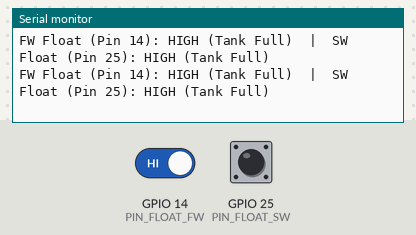
The sketch below on a simulated ESP32. Shown: the last lines printed to the serial monitor. The inputs (shaded band) are chosen by the test bench; at power-on: GPIO 14 (PIN_FLOAT_FW) HIGH, GPIO 25 (PIN_FLOAT_SW) HIGH.

Above: at 1.8 s.
1.9 s: GPIO 14 (PIN_FLOAT_FW) driven LOW
At 2.4 s:
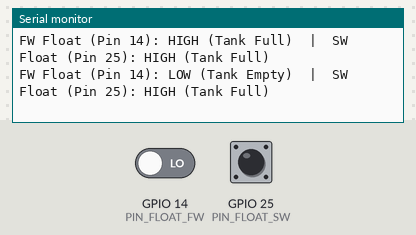
4.0 s: GPIO 25 (PIN_FLOAT_SW) pulled LOW for 0.6 s
At 4.4 s:
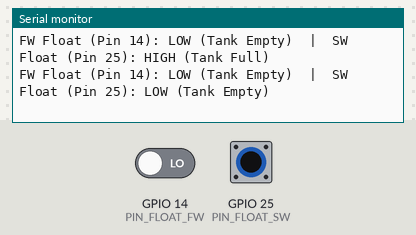
6.1 s: GPIO 14 (PIN_FLOAT_FW) driven HIGH and GPIO 25 (PIN_FLOAT_SW) driven LOW
At 6.9 s:
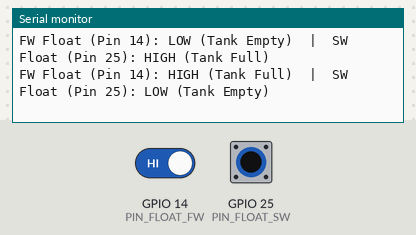

Measured:
- after the input at 1.9 s, the serial monitor: prints a new line after 0.11 s (image 1)
- after the input at 4.0 s, the serial monitor: prints a new line at once (image 2)
- after the input at 6.1 s, the serial monitor: prints a new line after 0.42 s (image 3)

The sketch:

test_floats.ino
```cpp
// Test Float Switches on GPIO 14 and 25
// Uses internal pull-up resistors.
// Wire the float switch between the GPIO pin and GND.

#define PIN_FLOAT_FW 14
#define PIN_FLOAT_SW 25

void setup() {
  Serial.begin(115200);
  pinMode(PIN_FLOAT_FW, INPUT_PULLUP);
  pinMode(PIN_FLOAT_SW, INPUT_PULLUP);
  Serial.println("Float Switch Test Started.");
}

void loop() {
  int fwState = digitalRead(PIN_FLOAT_FW);
  int swState = digitalRead(PIN_FLOAT_SW);

  Serial.print("FW Float (Pin 14): ");
  // HIGH means open circuit (Switch is UP / floating)
  // LOW means closed to ground (Switch is DOWN / empty)
  if (fwState == HIGH) Serial.print("HIGH (Tank Full)  |  ");
  else Serial.print("LOW (Tank Empty)  |  ");

  Serial.print("SW Float (Pin 25): ");
  if (swState == HIGH) Serial.println("HIGH (Tank Full)");
  else Serial.println("LOW (Tank Empty)");

  delay(500);
}
```
